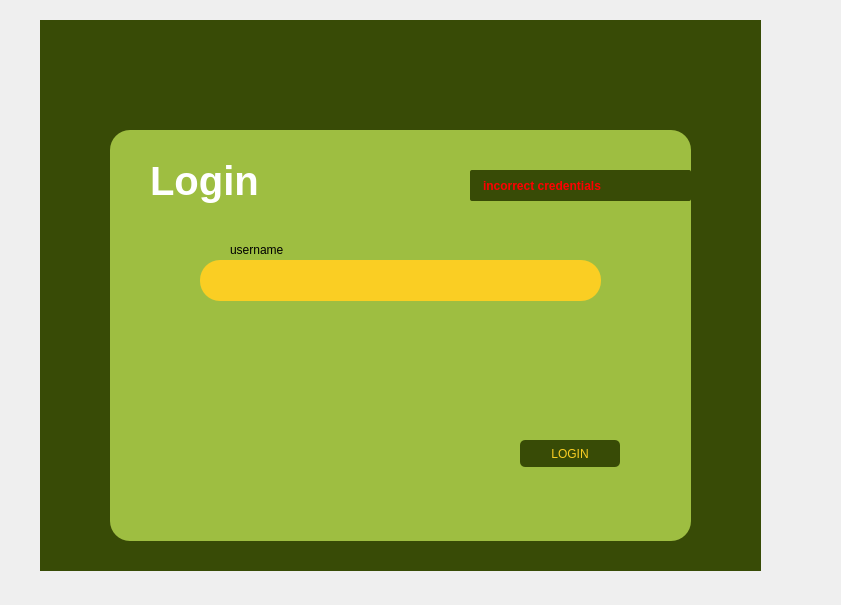
<?xml version="1.0" encoding="UTF-8"?>
<ui version="4.0">
 <class>LoginPage</class>
 <widget class="QWidget" name="LoginPage">
  <property name="geometry">
   <rect>
    <x>0</x>
    <y>0</y>
    <width>841</width>
    <height>605</height>
   </rect>
  </property>
  <property name="windowTitle">
   <string>Form</string>
  </property>
  <property name="styleSheet">
   <string notr="true"/>
  </property>
  <widget class="QWidget" name="widget" native="true">
   <property name="geometry">
    <rect>
     <x>40</x>
     <y>20</y>
     <width>721</width>
     <height>551</height>
    </rect>
   </property>
   <property name="styleSheet">
    <string notr="true">background-color: #384b06;
font: 12pt &quot;DejaVu Serif&quot;;</string>
   </property>
   <widget class="QWidget" name="widget_2" native="true">
    <property name="geometry">
     <rect>
      <x>70</x>
      <y>110</y>
      <width>581</width>
      <height>411</height>
     </rect>
    </property>
    <property name="styleSheet">
     <string notr="true">background-color: #9ebe41;
border-radius: 20px;</string>
    </property>
    <widget class="QLabel" name="loginTitle">
     <property name="geometry">
      <rect>
       <x>40</x>
       <y>20</y>
       <width>211</width>
       <height>61</height>
      </rect>
     </property>
     <property name="styleSheet">
      <string notr="true">color: #FFF;
font-size: 40px;
font-weight: bold;</string>
     </property>
     <property name="text">
      <string>Login</string>
     </property>
    </widget>
    <widget class="QPushButton" name="loginButton">
     <property name="geometry">
      <rect>
       <x>410</x>
       <y>310</y>
       <width>100</width>
       <height>27</height>
      </rect>
     </property>
     <property name="styleSheet">
      <string notr="true">background-color: #384b06;
border-radius: 5px;
color: #face23</string>
     </property>
     <property name="text">
      <string>LOGIN</string>
     </property>
    </widget>
    <widget class="QTextEdit" name="usernameInput">
     <property name="geometry">
      <rect>
       <x>90</x>
       <y>130</y>
       <width>401</width>
       <height>41</height>
      </rect>
     </property>
     <property name="styleSheet">
      <string notr="true">background-color: #face23;
border-radius: 20px;
padding-left: 15px;
padding-top: 5px;</string>
     </property>
    </widget>
    <widget class="QLabel" name="usernameLabel">
     <property name="geometry">
      <rect>
       <x>120</x>
       <y>110</y>
       <width>111</width>
       <height>19</height>
      </rect>
     </property>
     <property name="styleSheet">
      <string notr="true"/>
     </property>
     <property name="text">
      <string>username</string>
     </property>
    </widget>
    <widget class="QLabel" name="incorrectCredsNotice">
     <property name="geometry">
      <rect>
       <x>360</x>
       <y>40</y>
       <width>221</width>
       <height>31</height>
      </rect>
     </property>
     <property name="styleSheet">
      <string notr="true">color: #f00; 
font-weight: bold; 
background-color: rgb(56, 75, 6); 
padding-left: 10px; 
border-radius: 2px;
</string>
     </property>
     <property name="text">
      <string>incorrect credentials</string>
     </property>
    </widget>
   </widget>
  </widget>
 </widget>
 <resources/>
 <connections/>
</ui>
